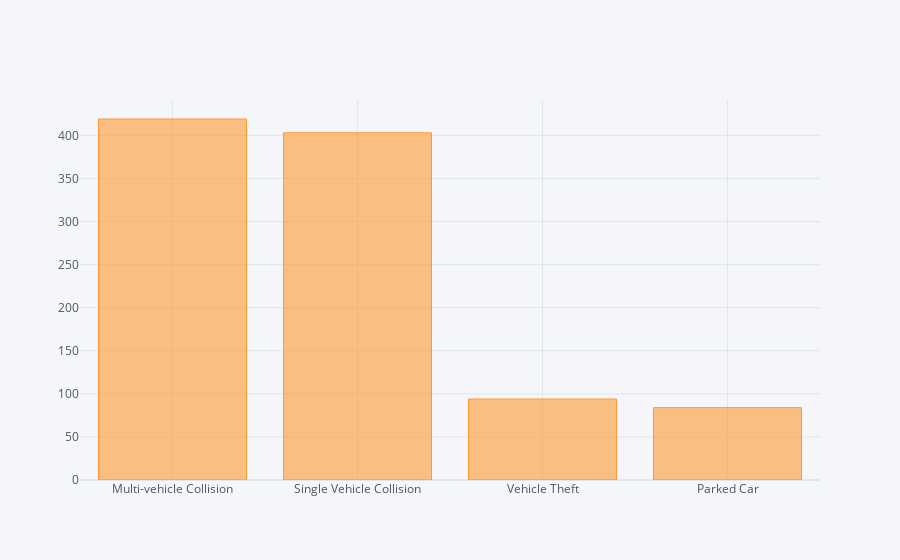

The cell this chart's notebook holds for it:
### Code cell
incident_typ.iplot(kind="bar")

### Figure 1 — Plotly figure (JSON) as saved in the notebook; plotly's stock layout.template omitted (floating-point values rounded to 4 significant figures)
{"data": [{"marker": {"color": "rgba(255, 153, 51, 0.6)", "line": {"color": "rgba(255, 153, 51, 1.0)", "width": 1}}, "name": "incident_type", "orientation": "v", "text": "", "type": "bar", "x": ["Multi-vehicle Collision", "Single Vehicle Collision", "Vehicle Theft", "Parked Car"], "y": [419, 403, 94, 84]}], "layout": {"legend": {"bgcolor": "#F5F6F9", "font": {"color": "#4D5663"}}, "paper_bgcolor": "#F5F6F9", "plot_bgcolor": "#F5F6F9", "title": {"font": {"color": "#4D5663"}}, "xaxis": {"gridcolor": "#E1E5ED", "showgrid": true, "tickfont": {"color": "#4D5663"}, "title": {"font": {"color": "#4D5663"}, "text": ""}, "zerolinecolor": "#E1E5ED"}, "yaxis": {"gridcolor": "#E1E5ED", "showgrid": true, "tickfont": {"color": "#4D5663"}, "title": {"font": {"color": "#4D5663"}, "text": ""}, "zerolinecolor": "#E1E5ED"}}}
